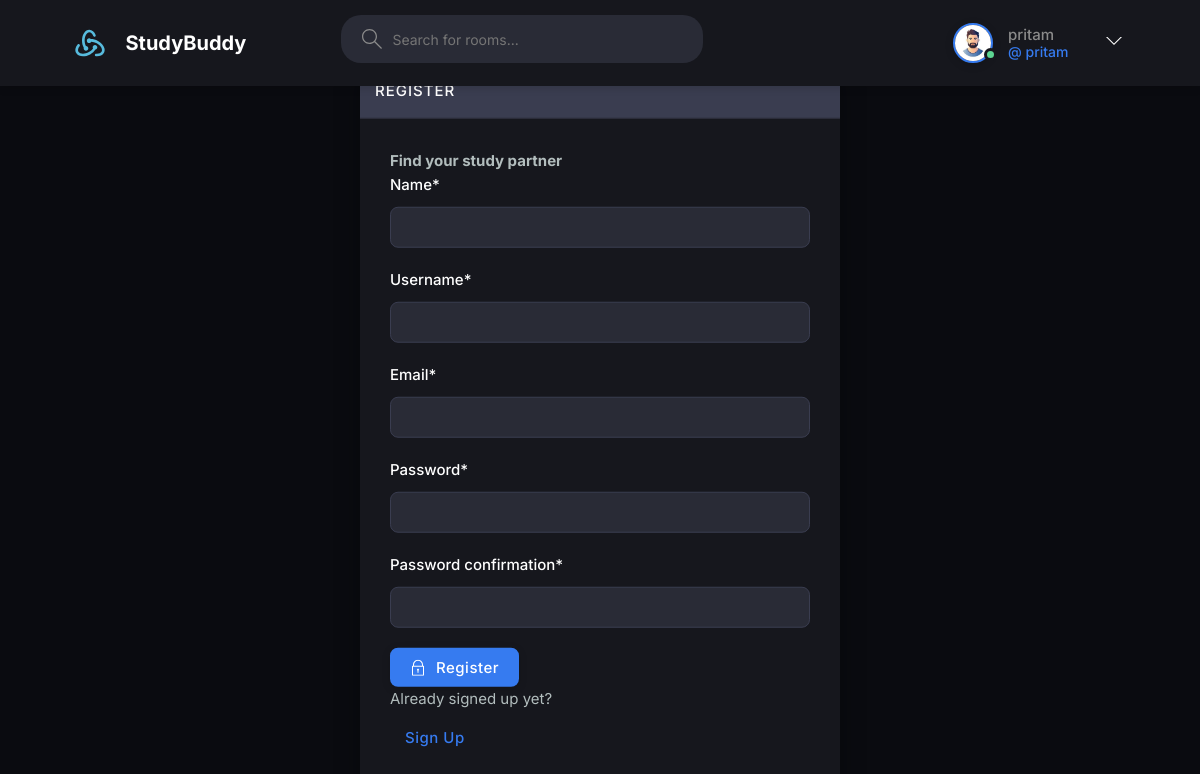
Page /register/ (signed in) on the committed database.
### base/models.py (models this page shows)
class User(AbstractUser):
    name = models.CharField(max_length=100, null=True)
    email = models.EmailField(unique=True, null=True)
    bio = models.TextField(null=True)
    avatar = models.ImageField(null=True, default='avatar.svg')
    USERNAME_FIELD = 'username'
    REQUIRED_FIELDS = []

### base/views.py (the view, shortened to what this page needs)
# urls.py: path('register/', views.registerPage, name='register'),
def registerPage(request):
    form = MyUserCreationForm()
    return render(request, 'base/register.html', {'form': form})

### base/forms.py
class MyUserCreationForm(UserCreationForm):
    class Meta:
        model = User
        fields = ['name', 'username', 'email', 'password1', 'password2']

### base/templates/base/register.html (shortened to what this page needs)
{% extends 'main.html' %}
{% block content %}
<main class="auth layout">
    {% if page == 'login' %}
    <div class="container">
        <div class="layout__box">
            <div class="layout__boxHeader">
                <div class="layout__boxTitle">
                    <h3>Login</h3>
                </div>
            </div>
            <div class="layout__body">
                <h2 class="auth__tagline">Find your study partner</h2>
                <form class="form" action="" method="POST">
                    {% csrf_token %}
                    <div class="form__group form__group">
                        <label for="room_name">Username*</label>
                        <input id="username" name="username" type="text" placeholder="Username" />
                    </div>
                    <div class="form__group">
                        <label for="password">Password*</label>
                        <input id="password" name="password" type="password" placeholder="Password" />
                    </div>
                    <button class="btn btn--main" type="submit">
                        <svg version="1.1" xmlns="http://www.w3.org/2000/svg" width="32" height="32"
                            viewBox="0 0 32 32">
                            <title>lock</title>
                            <path
                                d="M27 12h-1v-2c0-5.514-4.486-10-10-10s-10 4.486-10 10v2h-1c-0.553 0-1 0.447-1 1v18c0 0.553 0.447 1 1 1h22c0.553 0 1-0.447 1-1v-18c0-0.553-0.447-1-1-1zM8 10c0-4.411 3.589-8 8-8s8 3.589 8 8v2h-16v-2zM26 30h-20v-16h20v16z">
                            </path>
                            <path
                                d="M15 21.694v4.306h2v-4.306c0.587-0.348 1-0.961 1-1.694 0-1.105-0.895-2-2-2s-2 0.895-2 2c0 0.732 0.413 1.345 1 1.694z">
                            </path>
                        </svg>
                        Login
                    </button>
                </form>
                <div class="auth__action">
                    <p>Haven't signed up yet?</p>
                    <a href="{% url 'register' %}" class="btn btn--link">Sign Up</a>
                </div>
            </div>
        </div>
    </div>
    {% else %}
    <div class="container">
        <div class="layout__box">
            <div class="layout__boxHeader">
                <div class="layout__boxTitle">
                    <h3>Register</h3>
                </div>
            </div>
            <div class="layout__body">
                <h2 class="auth__tagline">Find your study partner</h2>
                <form class="form" action="" method="POST">
                    {% for field in form %}
                    <div class="form__group form__group">
                        <label for="room_name">{{field.label}}*</label>
                        {{field}}
                    </div>
                    {% endfor %}
                    <button class="btn btn--main" type="submit">
                        Register
                    </button>
                </form>
                <div class="auth__action">
                    <p>Already signed up yet?</p>
                    <a href="{% url 'login' %}" class="btn btn--link">Sign Up</a>
                </div>
            </div>
        </div>
    </div>
    {% endif %}
</main>
{% endblock content %}

### templates/nav.html (shortened to what this page needs)
{% load static %}
<header class="header header--loggedIn">
    <div class="container">
        <a href="{% url 'home' %}" class="header__logo">
            <img src="{% static 'img/logo.svg' %}" />
            <h1>StudyBuddy</h1>
        </a>
        <form class="header__search" method="GET" action="{% url 'home' %}">
            <label>
                <input type="text" name="q" placeholder="Search for rooms..." />
            </label>
        </form>
        <nav class="header__menu">
            {% if request.user.is_authenticated %}
            <div class="header__user">
                <a href="{% url 'user-profile' user.id %}">
                    <div class="avatar avatar--medium active">
                        <img src="{{request.user.avatar.url}}" />
                    </div>
                    <p> {{request.user.username}} <span>@ {{request.user.username}}</span></p>
                </a>
                <button class="dropdown-button">
                    <svg version="1.1" xmlns="http://www.w3.org/2000/svg" width="32" height="32" viewBox="0 0 32 32">
                        <title>chevron-down</title>
                        <path d="M16 21l-13-13h-3l16 16 16-16h-3l-13 13z"></path>
                    </svg>
                </button>
            </div>
            {% else %}
            <a href="{% url 'login' %}">
                <img src="{% static 'img/avatar.svg' %}" />
                <p>Login</p>
            </a>
            {% endif %}
        </nav>
    </div>
</header>

### rows in the picture
User: user.avatar (picture), user.username "pritam"

### other values in the picture
{{ field.label }} "Name" "Username" "Email" "Password" "Password confirmation"
